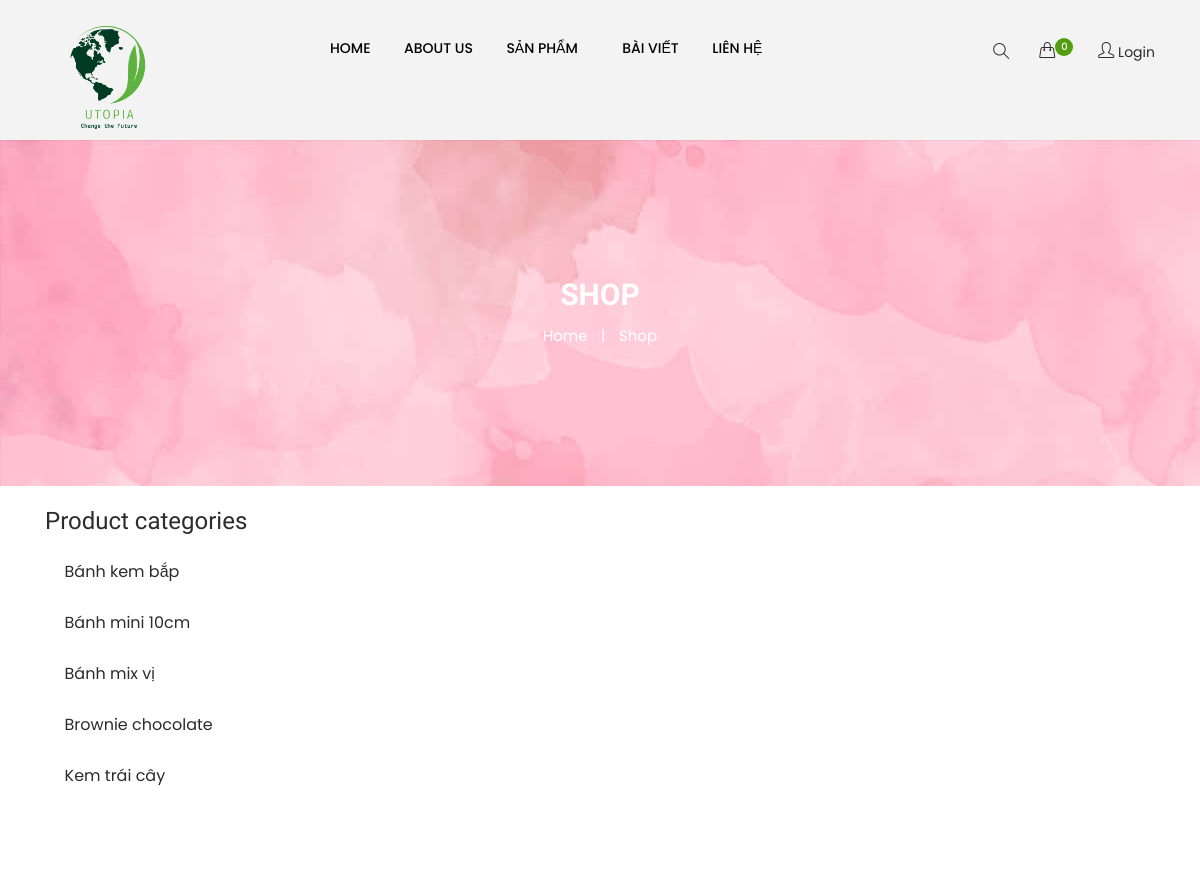
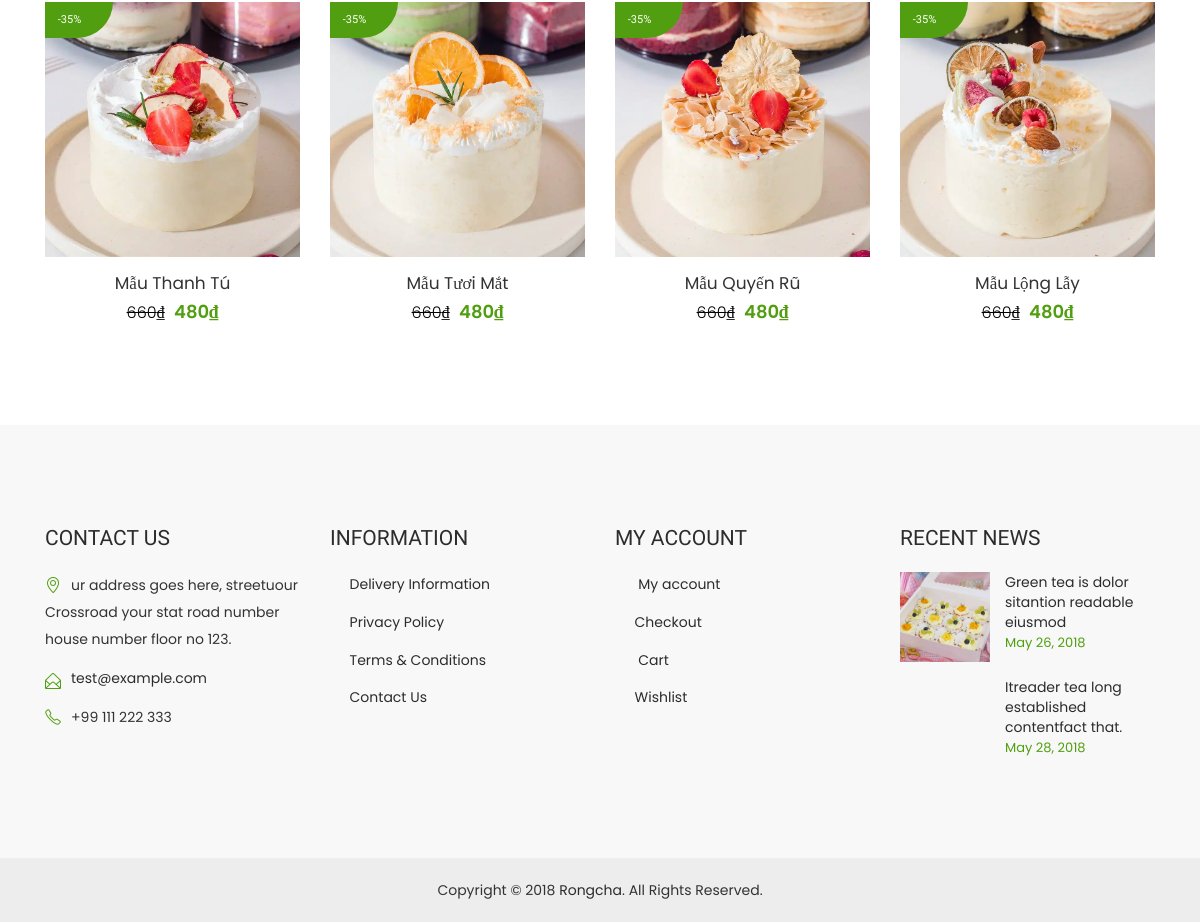
Page /index.php?act=sanpham&iddm=10 on the committed database (2 pictures, top to bottom).
### tables this page shows
CREATE TABLE `danhmuc` (
  `id` int(11) NOT NULL,
  `name` varchar(50) NOT NULL
);

CREATE TABLE `sanpham` (
  `id` int(11) NOT NULL,
  `name` varchar(50) DEFAULT NULL,
  `pri_old` int(11) NOT NULL,
  `pri_new` int(11) NOT NULL,
  `mota` varchar(250) NOT NULL,
  `img1` text NOT NULL,
  `img2` text NOT NULL,
  `luotxem` int(11) NOT NULL,
  `iddm` int(11) NOT NULL
);

### models/pdo.php (called while the page is built, shortened)
<?php
function pdo_get_connection()
{
    $servername = "localhost";
    $username = "root";
    $password = "";
    $database = "du_an_1";
    try {
        $conn = new PDO("mysql:host=$servername;dbname=$database", $username, $password);
        $conn->setAttribute(PDO::ATTR_ERRMODE, PDO::ERRMODE_EXCEPTION);
        return $conn;
    } catch (PDOException $e) {
        echo "Connection failed: " . $e->getMessage();
    }
}
function pdo_query($sql)
{
    $sql_args = array_slice(func_get_args(), 1);
    try {
        $conn = pdo_get_connection();
        $stmt = $conn->prepare($sql);
        $stmt->execute($sql_args);
        $rows = $stmt->fetchAll();
        return $rows;
    } catch (PDOException $e) {
        throw $e;
    } finally {
        unset($conn);
    }
}
?>

### models/danhmuc.php (called while the page is built, shortened)
<?php
function loadall_danhmuc()
{
    $sql = "select * from danhmuc order by name";
    $listdanhmuc = pdo_query($sql);
    return $listdanhmuc;
}
?>

### models/sanpham.php (called while the page is built, shortened)
<?php
function loadall_sanpham($kyw = "", $iddm = 0)
{
    $sql = "select * from sanpham where 1";
    if ($iddm > 0) {
        $sql .= " and iddm = '" . $iddm . "'";
    }
    $sql .= " order by id asc";
    $listsanpham = pdo_query($sql);
    return $listsanpham;
}
function loadall_sanpham_top4()
{
    $sql = "select * from sanpham where 1 order by luotxem desc limit 0,4";
    $listsanpham = pdo_query($sql);
    return $listsanpham;
}
?>

### global.php (called while the page is built)
<?php
$img_path = "upload/"
?>

### views/sanpham.php (the view, shortened to what this page needs)
<div class="page-title-wrapper">
    <div class="container">
        <div class="row">
            <div class="col-lg-12">
                <div class="page-title-inner text-center">
                    <h2 class="page-title">Shop</h2>
                    <div class="breadcrumbs breadcrumb-bottom">
                        <ul>
                            <li><a href="index.php">Home</a></li>
                            <li>|</li>
                            <li>Shop</li>
                        </ul>
                    </div>
                </div>
            </div>
        </div>
    </div>
</div>
    <div class="container">
        <div class="row">
            <div class="col">
                <div class="section-title text-center">
                    <h2 class="titel"></h2>
                </div>
            </div>
        </div>
        <div class="sidebar_widget mb-60">
                        <h4 class="widget-title">Product categories</h4>
                        <ul class="product-categories">
                            <?php
                            foreach ($dsdm as $dsdm) {
                                extract($dsdm);
                                $linkdm = "index.php?act=sanpham&iddm=" . $id;
                                echo '
                                <li><a href="' . $linkdm . '">' . $name . '</a></li>';
                            } ?>
                        </ul>
                    </div>
        <div class="row">
            <?php
            foreach ($dssp as $sp) {
                extract($sp);
                $linksp = "index.php?act=ctsp&idsp=" . $id;
                $hinh1 = $img_path . $img1;
                $hinh2 = $img_path . $img2;
                echo '
            <div class="col-lg-3 col-md-6">
                <div class="single-product-wrap">
                    <div class="product-thum">
                        <a href="' . $linksp . '">
                            <img class="primary-image" src="' . $hinh1 . '" alt="" />
                            <img class="secondary-image" src="' . $hinh2 . '" alt="" />
                        </a>
                        <span>-35%</span>
                        <div class="product-action">
                            <a href="#" class="add-to-cart-btn"><i class="icon-basket icons"></i></a>
                            <a href="#" class="compare-btn">
                                <i class="icon-tag icons"></i></a>
                            <a href="#" class="add-to-wishlist-btn"><i class="icon-heart icons"></i></a>
                        </div>
                    </div>
                    <div class="product-info text-center">
                        <a href="' . $linksp . '">
                            <h3>' . $name . '</h3>
                        </a>
                        <div class="price-box">
                            <span class="old-price">' . number_format($pri_old, 0, ',', '.') . '₫</span>
                            <span class="new-price">' . number_format($pri_new, 0, ',', '.') . '₫</span>
                        </div>
                    </div>
                </div>
            </div>';
            }
            ?>
        </div>
    </div>
</div>

### views/header.php (shortened to what this page needs)
<!DOCTYPE html>
<html class="no-js" lang="en">
<head>
    <link rel="stylesheet" href="styles/css/bootstrap.min.css" />
    <link rel="stylesheet" href="styles/css/simple-line-icons.css" />
    <link rel="stylesheet" href="styles/css/icofont.css" />
    <link rel="stylesheet" href="styles/css/magnific-popup.css" />
    <link rel="stylesheet" href="styles/css/animate.css" />
    <link rel="stylesheet" href="styles/css/nice-select.css" />
    <link rel="stylesheet" href="styles/css/jquery-ui.css" />
    <link rel="stylesheet" href="styles/css/owl.carousel.min.css" />
    <link rel="stylesheet" href="styles/css/mainmenu.css" />
    <link rel="stylesheet" href="styles/style.css" />
    <link rel="stylesheet" href="styles/css/responsive.css" />
</head>
<body>
    <div class="wrapper">
        <header>
            <div class="header-area bg-gray">
                <div class="container">
                    <div class="row">
                        <div class="col-lg-3 col-md-4">
                            <div class="logo">
                                <a href="index.php"><img src="img/logo/logok.png" alt="" class="w-50" /></a>
                            </div>
                        </div>
                        <div class="col-lg-9 col-md-8">
                            <div class="header-main-content">
                                <div class="main-menu-area d-none d-lg-block">
                                    <nav>
                                        <ul>
                                            <li>
                                                <a href="index.php">Home</a>
                                            </li>
                                            <li><a href="index.php?act=about">About Us</a></li>
                                            <li>
                                                <a href="index.php?act=sanpham">Sản phẩm<i
                                                        class="icofont icofont-simple-down"></i></a>
                                            </li>
                                            <li>
                                                <a href="index.php?act=blog">Bài viết</a>
                                            </li>
                                            <li><a href="index.php?act=contact">Liên hệ</a></li>
                                        </ul>
                                    </nav>
                                </div>
                                <div class="right-blok-box">
                                    <div class="serch-container hidden-xs">
                                        <a href="#"><i class="icon-magnifier"></i></a>
                                    </div>
                                    <div class="mine-cart-box">
                                        <a href="index.php?act=cart"><i class="icon-handbag"></i><span id="cart-total">
                                                <?= !empty($_SESSION['cart']) ? count($_SESSION['cart']) : 0 ?>
                                            </span></a>
                                    </div>
                                    <div class="top-login-menu">
                                        <?php
                                        if (isset($_SESSION['username']) && ($_SESSION['username'] != "")) {
                                            echo '<div class="top-login-inner">
                                            <a href="index.php?act=account"><i class="icon-user"></i>
                                                    <span class="user-login">' . $_SESSION['username'] . '</span>
                                                </a>
                                                </div>';
                                        } else {
                                            ?>
                                            <div class="top-login-inner">
                                                <a href="index.php?act=dangnhap"><i class="icon-user"></i>
                                                    <span class="user-login">Login</span>
                                                </a>
                                            </div>
                                        <?php } ?>
                                    </div>
                                </div>
                            </div>
                        </div>
                    </div>
                </div>
            </div>
        </header>

### index.php (shortened to what this page needs)
<?php
include "models/pdo.php";
include "models/danhmuc.php";
include "models/sanpham.php";
include "models/binhluan.php";
include "models/hoadon.php";
include "global.php";
$dsdm = loadall_danhmuc();
$dstop4 = loadall_sanpham_top4();
include "views/header.php";
if ((isset($_GET['act'])) && ($_GET['act'] != "")) {
    $act = $_GET['act'];
    switch ($act) {
        case "sanpham":
            if (isset($_POST['kyw']) && ($_POST['kyw'] != "")) {
                $kyw = $_POST['kyw'];
            } else {
                $kyw = "";
            }
            if (isset($_GET['iddm']) && ($_GET['iddm'] > 0)) {
                $iddm = $_GET['iddm'];
            } else {
                $iddm = 0;
            }
            $dssp = loadall_sanpham($kyw, $iddm);
            include "views/sanpham.php";
            break;
    }
} else {
    include "views/home.php";
}
include "views/footer.php";
?>

### views/footer.php (shortened to what this page needs)
<footer class="footer-area pt-100">
    <div class="footer-top">
        <div class="container">
            <div class="row">
                <div class="col-lg-3 col-md-6">
                    <div class="single-footer-info">
                        <h3 class="footer-info-title">Contact Us</h3>
                        <ul class="footer-address">
                            <li>
                                <i class="icon-location-pin"></i>
                                <p class="desc_call">
                                    ur address goes here, streetuour Crossroad your stat
                                    road number house number floor no 123.
                                </p>
                            </li>
                            <li>
                                <i class="icon-envelope-open"></i>
                                <a class="mail" href="#"> test@example.com</a>
                            </li>
                            <li>
                                <i class="icon-phone"></i>
                                <p class="desc_call">+99 111 222 333</p>
                            </li>
                        </ul>
                    </div>
                </div>
                <div class="col-lg-3 col-md-6">
                    <div class="single-footer-info">
                        <h3 class="footer-info-title">information</h3>
                        <ul class="footer-list">
                            <li><a href="about-us.html">Delivery Information</a></li>
                            <li><a href="#">Privacy Policy</a></li>
                            <li><a href="#">Terms & Conditions</a></li>
                            <li><a href="contact-us.html">Contact Us</a></li>
                        </ul>
                    </div>
                </div>
                <div class="col-lg-3 col-md-6">
                    <div class="single-footer-info">
                        <h3 class="footer-info-title">My Account</h3>
                        <ul class="footer-list">
                            <li><a href="my-account.html"> My account</a></li>
                            <li><a href="checkout.html">Checkout</a></li>
                            <li><a href="cart.html"> Cart</a></li>
                            <li><a href="wishlist.html">Wishlist</a></li>
                        </ul>
                    </div>
                </div>
                <div class="col-lg-3 col-md-6">
                    <div class="single-footer-info">
                        <h3 class="footer-info-title">Recent News</h3>
                        <ul class="sidebar-post">
                            <li>
                                <div class="post-img">
                                    <a href="#"><img src="img/blog/s-1.jpg" alt="" /></a>
                                </div>
                                <div class="post-text">
                                    <h4>
                                        <a href="#">Green tea is dolor sitantion readable eiusmod
                                        </a>
                                    </h4>
                                    <span>May 26, 2018</span>
                                </div>
                            </li>
                            <li>
                                <div class="post-img">
                                </div>
                                <div class="post-text">
                                    <h4>
                                        <a href="#">Itreader tea long established contentfact that.</a>
                                    </h4>
                                    <span>May 28, 2018</span>
                                </div>
                            </li>
                        </ul>
                    </div>
                </div>
            </div>
        </div>
    </div>
    <div class="footer-bottom">
        <div class="container">
            <div class="row">
                <div class="col">
                    <div class="copy-right">
                        <p>
                            Copyright © 2018 <a href="#">Rongcha</a>. All Rights
                            Reserved.
                        </p>
                    </div>
                </div>
            </div>
        </div>
    </div>
</footer>
</body>
</html>

### rows in the picture
danhmuc: name "Bánh kem bắp"
danhmuc: name "Bánh mini 10cm"
danhmuc: name "Bánh mix vị"
danhmuc: name "Brownie chocolate"
danhmuc: name "Kem trái cây"
sanpham: img1 (picture), name "Mẫu Thanh Tú", pri_old "660", pri_new "480"
sanpham: img1 (picture), name "Mẫu Tươi Mắt", pri_old "660", pri_new "480"
sanpham: img1 (picture), name "Mẫu Quyến Rũ", pri_old "660", pri_new "480"
sanpham: img1 (picture), name "Mẫu Lộng Lẫy", pri_old "660", pri_new "480"
